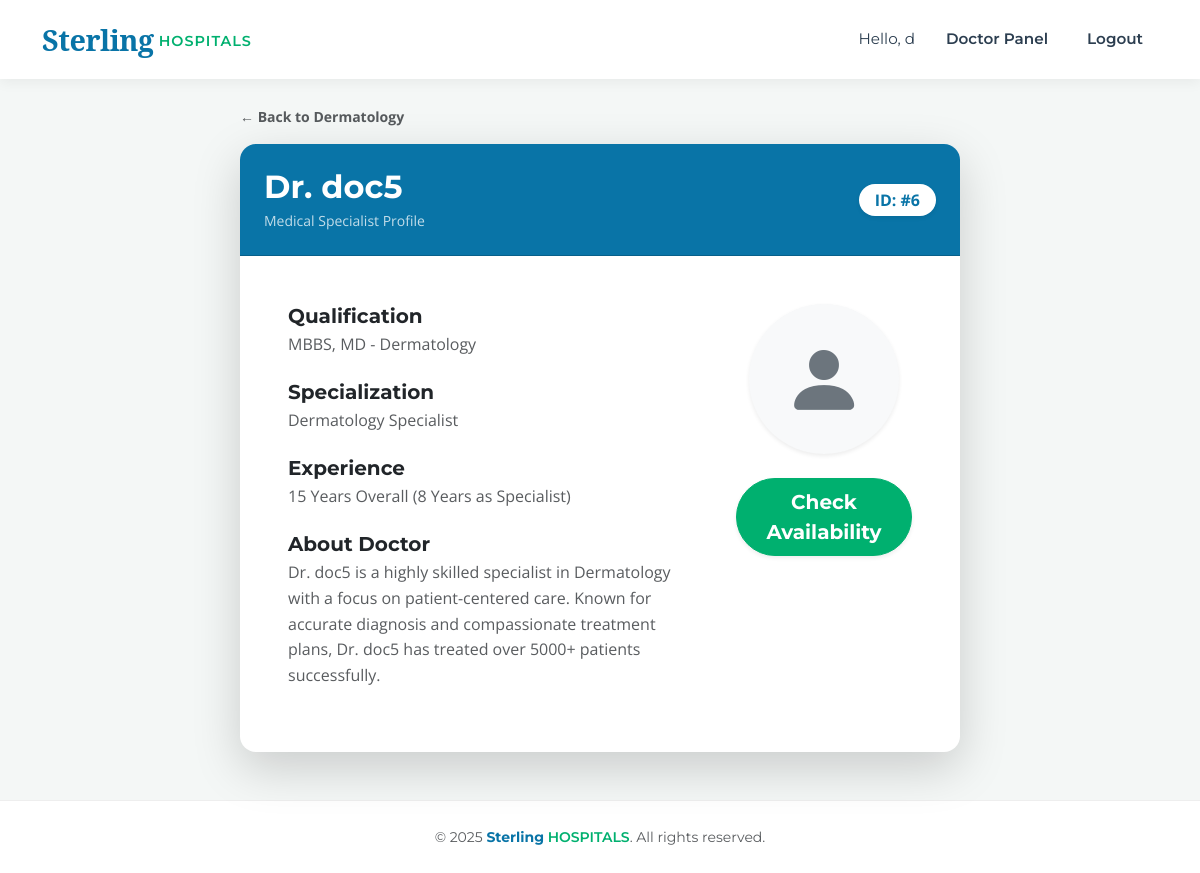
The page /doctor/6/details (signed in) on the database its author committed.
### models.py (models this page shows)
class User(db.Model, UserMixin):
    __tablename__ = 'users'
    id = db.Column(db.Integer, primary_key=True)
    username = db.Column(db.String(100), unique=True, nullable=False)
    email = db.Column(db.String(120), unique=True, nullable=False)
    password = db.Column(db.String(200), nullable=False)
    role = db.Column(db.String(20), nullable=False)  # admin, doctor, patient
    phone_number = db.Column(db.String(15), nullable=True)
    is_active_user = db.Column(db.Boolean, default=True)
    department_id = db.Column(db.Integer, db.ForeignKey('departments.id'), nullable=True)
    doctor_appointments = db.relationship('Appointment', foreign_keys='Appointment.doctor_id', backref='doctor_ref', lazy=True)
    patient_appointments = db.relationship('Appointment', foreign_keys='Appointment.patient_id', backref='patient_ref', lazy=True)

class Department(db.Model):
    __tablename__ = 'departments'
    id = db.Column(db.Integer, primary_key=True)
    name = db.Column(db.String(100), unique=True, nullable=False)
    description = db.Column(db.Text, nullable=True)
    doctors = db.relationship('User', backref='department', lazy=True)

### app.py (the view)
@app.route('/doctor/<int:doctor_id>/details')
@login_required
def doctor_profile(doctor_id):
    doctor = db.session.get(User, doctor_id)
    return render_template('doctor_profile.html', doctor=doctor)

### app.py (called while the page is built)
@login_manager.user_loader
def load_user(user_id):
    return db.session.get(User, int(user_id))

### templates/doctor_profile.html
{% extends "base.html" %}
{% block content %}
<div class="container mt-4">
    <div class="row justify-content-center">
        <div class="col-lg-8">
            <div class="mb-3">
                <a href="{{ url_for('department_details', department_id=doctor.department.id) }}" class="text-decoration-none text-muted fw-bold small">
                    &larr; Back to {{ doctor.department.name }}
                </a>
            </div>
            <div class="card shadow-lg border-0 rounded-4 overflow-hidden">
                <div class="card-header bg-primary text-white p-4 d-flex justify-content-between align-items-center">
                    <div>
                        <h2 class="fw-bold mb-1">Dr. {{ doctor.username }}</h2>
                        <p class="mb-0 opacity-75 small">Medical Specialist Profile</p>
                    </div>
                    <div>
                        <span class="badge bg-white text-primary fs-6 px-3 py-2 rounded-pill shadow-sm">
                            ID: #{{ doctor.id }}
                        </span>
                    </div>
                </div>
                <div class="card-body p-5">
                    <div class="row g-5">
                        <div class="col-md-8">
                            <h5 class="fw-bold text-dark mb-1">Qualification</h5>
                            <p class="text-muted mb-4">MBBS, MD - {{ doctor.department.name }}</p>
                            <h5 class="fw-bold text-dark mb-1">Specialization</h5>
                            <p class="text-muted mb-4">{{ doctor.department.name }} Specialist</p>
                            <h5 class="fw-bold text-dark mb-1">Experience</h5>
                            <p class="text-muted mb-4">15 Years Overall (8 Years as Specialist)</p>
                            <h5 class="fw-bold text-dark mb-1">About Doctor</h5>
                            <p class="text-muted" style="line-height: 1.6;">
                                Dr. {{ doctor.username }} is a highly skilled specialist in {{ doctor.department.name }} with a focus on patient-centered care.
                                Known for accurate diagnosis and compassionate treatment plans, Dr. {{ doctor.username }} has treated over 5000+ patients successfully.
                            </p>
                        </div>
                        <div class="col-md-4 text-center">
                            <div class="bg-light rounded-circle mx-auto mb-4 d-flex align-items-center justify-content-center shadow-sm"
                                 style="width: 150px; height: 150px;">
                                <i class="bi bi-person-fill text-secondary" style="font-size: 5rem;"></i>
                            </div>
                            <div class="d-grid gap-2">
                                <a href="{{ url_for('book_appointment', doctor_id=doctor.id) }}" class="btn btn-success btn-lg rounded-pill shadow-sm fw-bold w-100">
    Check Availability
</a>
                            </div>
                        </div>
                    </div>
                </div>
            </div>
        </div>
    </div>
</div>
{% endblock %}

### templates/base.html (shortened to what this page needs)
<!DOCTYPE html>
<html lang="en">
<head>
    <link href="https://cdn.jsdelivr.net/npm/bootstrap@5.3.0/dist/css/bootstrap.min.css" rel="stylesheet">
    <link rel="stylesheet" href="https://cdn.jsdelivr.net/npm/bootstrap-icons@1.11.1/font/bootstrap-icons.css">
    <link rel="stylesheet" href="{{ url_for('static', filename='css/style.css') }}">
</head>
<body>
    <nav class="navbar navbar-expand-lg navbar-light fixed-top">
        <div class="container">
            <a class="navbar-brand" href="{{ url_for('index') }}">
                <span class="brand-sterling">Sterling</span>
                <span class="brand-hospitals">HOSPITALS</span>
            </a>
            <div class="collapse navbar-collapse" id="navbarNav">
                <ul class="navbar-nav ms-auto align-items-center">
                    {% if current_user.is_authenticated %}
                        <li class="nav-item">
                            <span class="nav-link text-muted" style="font-weight: 400;">Hello, {{ current_user.username }}</span>
                        </li>
                        <li class="nav-item">
                            {% if current_user.role == 'admin' %}
                                <a class="nav-link" href="{{ url_for('admin_dashboard') }}">Admin Dashboard</a>
                            {% elif current_user.role == 'doctor' %}
                                <a class="nav-link" href="{{ url_for('doctor_dashboard') }}">Doctor Panel</a>
                            {% else %}
                                <a class="nav-link" href="{{ url_for('patient_dashboard') }}">My Health</a>
                            {% endif %}
                        </li>
                        <li class="nav-item">
                            <a class="nav-link btn btn-danger text-white btn-sm ms-3" style="border-radius: 4px; padding: 6px 15px;" href="{{ url_for('logout') }}">Logout</a>
                        </li>
                    {% endif %}
                </ul>
            </div>
        </div>
    </nav>
    <div style="height: 80px;"></div>
    <div class="container mt-4 mb-5">
        {% block content %}{% endblock %}
    </div>
    <footer class="text-center text-muted py-4 mt-auto">
        <div class="container">
            <small>&copy; 2025 <span style="color: var(--brand-blue); font-weight:700;">Sterling</span> <span style="color: var(--brand-green); font-weight:600;">HOSPITALS</span>. All rights reserved.</small>
        </div>
    </footer>
</body>
</html>

### static/css/style.css (style rules this page uses)
:root { --brand-blue: #0974A7; --brand-dark-blue: #015890; --brand-green: #00B06F; --brand-dark-green:#008f5a; --brand-dark: #2c3e50; --brand-warning: #FAD10A; --brand-bg-soft: #f4f7f6; --font-primary: "Montserrat", sans-serif; --font-serif: "Noto Serif", serif; --font-text: "Open Sans", sans-serif; }
body { font-family: var(--font-text); background-color: var(--brand-bg-soft); color: #333; }
h1, h2, h3, h4, h5, h6, .btn, .navbar-brand, .nav-link, footer { font-family: var(--font-primary); }
.navbar { background-color: white !important; box-shadow: 0 4px 12px rgba(0,0,0,0.05); padding: 0.8rem 0; }
.navbar-brand { display: flex; align-items: center; text-decoration: none; }
.brand-sterling { font-family: var(--font-serif); color: var(--brand-blue); font-weight: 700; font-size: 1.8rem; letter-spacing: -0.5px; }
.brand-hospitals { font-family: var(--font-primary); color: var(--brand-green); font-weight: 600; font-size: 0.9rem; text-transform: uppercase; letter-spacing: 1px; margin-left: 5px; padding-top: 5px; }
.nav-link { color: var(--brand-dark) !important; font-weight: 600; font-size: 0.95rem; margin-left: 15px; transition: color 0.3s ease; }
.text-primary { color: var(--brand-blue) !important; }
.bg-primary { background-color: var(--brand-blue) !important; color: white !important; }
.btn-success { background-color: var(--brand-green) !important; border-color: var(--brand-green) !important; color: white !important; }
.card { border: none; border-radius: 8px; box-shadow: 0 4px 6px rgba(0,0,0,0.05); }
footer { background-color: white; border-top: 1px solid #eee; }

### rows shown on the page
User: username "d"
Department: department.name "Dermatology"
User: username "doc5", id "6"
